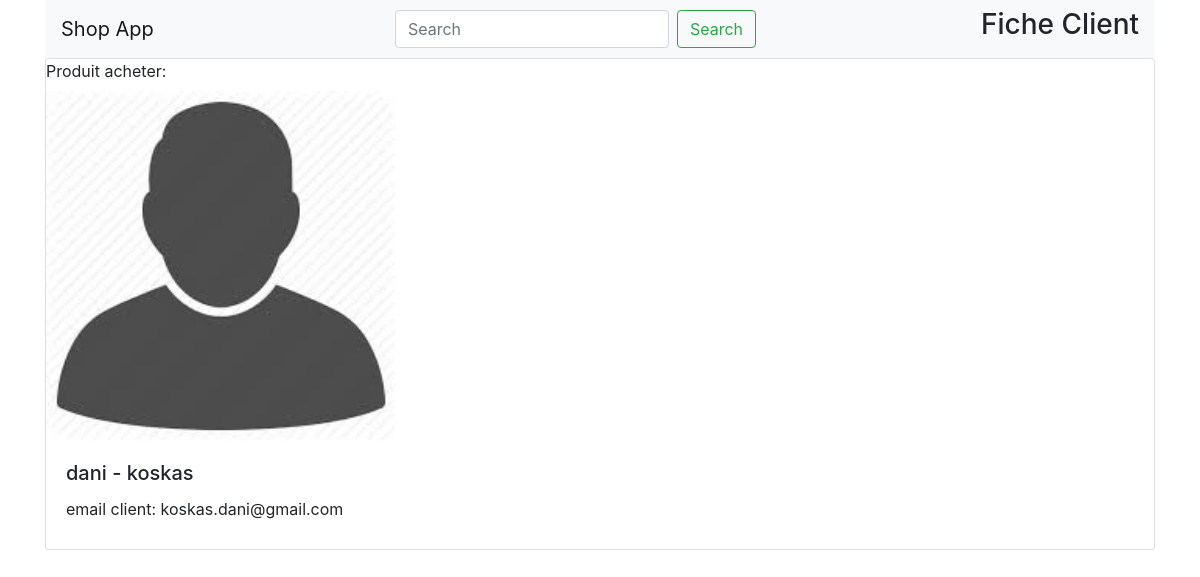
The app's page /shop_app/clients/1/ with its own data.
### shop_app/models.py (models this page shows, shortened)
class Client(models.Model):
	first_name = models.CharField(max_length=264)
	last_name = models.CharField(max_length=264)
	email = models.EmailField(max_length=264, unique=True)
	password = models.CharField(max_length=264)
	profile_image = models.ImageField(default='static/images/image.png', upload_to='static/images/profile_pic')

### shop_app/views.py (the view)
# urls.py: path('clients/<int:client_id>/', views.client, name='client')
def client(request, client_id):
	client = Client.objects.get(id=client_id)
	return render(request, 'client.html', context={ 'client' : client })

### shop_app/templates/client.html (shortened to what this page needs)
<!DOCTYPE html>
{% load staticfiles %}
<html>
<head>
	<link rel="stylesheet" type="text/css" href="">
	<link rel="stylesheet" href="https://stackpath.bootstrapcdn.com/bootstrap/4.1.3/css/bootstrap.min.css">
	<link rel="stylesheet" href="https://use.fontawesome.com/releases/v5.5.0/css/all.css">
</head>
<body>
	<div class="container">
	  	<nav class="navbar navbar-light bg-light">
	  <a class="navbar-brand" href="">Shop App</a>
	  <form class="form-inline">
	    <input class="form-control mr-sm-2" type="search" placeholder="Search" aria-label="Search">
	    <button class="btn btn-outline-success my-2 my-sm-0" type="submit">Search</button>
	  </form>
	  <h3>Fiche Client</h3>
	</nav>
	<div class="card">
		<label>Produit acheter:</label>
         <img width="350" src="http://{{ request.get_host }}/{{ client.profile_image }}">
          <div class="card-body">
          <h5 class="card-title">{{ client.first_name }} - {{ client.last_name }}</h5>
          <label> email client: {{ client.email }}</label>
   		</div>
	</div>
</div>
</body>
</html>

### records on screen
Client: profile_image (picture), first_name "dani", last_name "koskas", email "koskas.dani@gmail.com"
